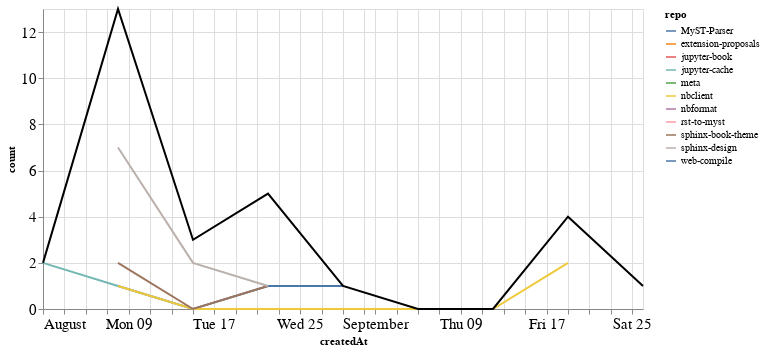

Here is the notebook cell this chart was saved with:
### Markdown cell above
### PRs

### Code cell
prs_time = prs.groupby('repo').resample('W', on='createdAt').count()['author'].reset_index()
prs_time = prs_time.rename(columns={'author': 'count'})
prs_time_total = prs_time.groupby('createdAt').agg({"count": "sum"}).reset_index()

ch1 = alt.Chart(prs_time, width=600).mark_line().encode(
    x='createdAt',
    y='count',
    color='repo',
    tooltip="repo"
)

ch2 = alt.Chart(prs_time_total, width=600).mark_line(color="black").encode(
    x='createdAt',
    y='count',
)

ch1 + ch2

### Figure 1 — Vega-Lite specification as saved in the notebook (floating-point values rounded to 4 significant figures)
{"config": {"axisLeft": {"labelFontSize": 15}, "axisBottom": {"labelFontSize": 15}}, "layer": [{"data": {"name": "data-195b6109a1bca9197f6209e33f9ded85"}, "mark": "line", "encoding": {"color": {"type": "nominal", "field": "repo"}, "tooltip": {"type": "nominal", "field": "repo"}, "x": {"type": "temporal", "field": "createdAt"}, "y": {"type": "quantitative", "field": "count"}}, "width": 600}, {"data": {"name": "data-c83a12f3397d1ee9c1555a5863cdd440"}, "mark": {"type": "line", "color": "black"}, "encoding": {"x": {"type": "temporal", "field": "createdAt"}, "y": {"type": "quantitative", "field": "count"}}, "width": 600}], "$schema": "https://vega.github.io/schema/vega-lite/v4.8.1.json", "datasets": {"data-195b6109a1bca9197f6209e33f9ded85": [{"repo": "MyST-Parser", "createdAt": "2021-08-08T00:00:00", "count": 1}, {"repo": "MyST-Parser", "createdAt": "2021-08-15T00:00:00", "count": 0}, {"repo": "MyST-Parser", "createdAt": "2021-08-22T00:00:00", "count": 1}, {"repo": "MyST-Parser", "createdAt": "2021-08-29T00:00:00", "count": 1}, {"repo": "extension-proposals", "createdAt": "2021-09-19T00:00:00", "count": 1}, {"repo": "jupyter-book", "createdAt": "2021-08-15T00:00:00", "count": 1}, {"repo": "jupyter-cache", "createdAt": "2021-08-01T00:00:00", "count": 2}, {"repo": "jupyter-cache", "createdAt": "2021-08-08T00:00:00", "count": 1}, {"repo": "meta", "createdAt": "2021-08-08T00:00:00", "count": 1}, {"repo": "nbclient", "createdAt": "2021-08-08T00:00:00", "count": 1}, {"repo": "nbclient", "createdAt": "2021-08-15T00:00:00", "count": 0}, {"repo": "nbclient", "createdAt": "2021-08-22T00:00:00", "count": 0}, {"repo": "nbclient", "createdAt": "2021-08-29T00:00:00", "count": 0}, {"repo": "nbclient", "createdAt": "2021-09-05T00:00:00", "count": 0}, {"repo": "nbclient", "createdAt": "2021-09-12T00:00:00", "count": 0}, {"repo": "nbclient", "createdAt": "2021-09-19T00:00:00", "count": 2}, {"repo": "nbformat", "createdAt": "2021-09-19T00:00:00", "count": 1}, {"repo": "rst-to-myst", "createdAt": "2021-08-22T00:00:00", "count": 2}, {"repo": "sphinx-book-theme", "createdAt": "2021-08-08T00:00:00", "count": 2}, {"repo": "sphinx-book-theme", "createdAt": "2021-08-15T00:00:00", "count": 0}, {"repo": "sphinx-book-theme", "createdAt": "2021-08-22T00:00:00", "count": 1}, {"repo": "sphinx-design", "createdAt": "2021-08-08T00:00:00", "count": 7}, {"repo": "sphinx-design", "createdAt": "2021-08-15T00:00:00", "count": 2}, {"repo": "sphinx-design", "createdAt": "2021-08-22T00:00:00", "count": 1}, {"repo": "web-compile", "createdAt": "2021-09-26T00:00:00", "count": 1}], "data-c83a12f3397d1ee9c1555a5863cdd440": [{"createdAt": "2021-08-01T00:00:00", "count": 2}, {"createdAt": "2021-08-08T00:00:00", "count": 13}, {"createdAt": "2021-08-15T00:00:00", "count": 3}, {"createdAt": "2021-08-22T00:00:00", "count": 5}, {"createdAt": "2021-08-29T00:00:00", "count": 1}, {"createdAt": "2021-09-05T00:00:00", "count": 0}, {"createdAt": "2021-09-12T00:00:00", "count": 0}, {"createdAt": "2021-09-19T00:00:00", "count": 4}, {"createdAt": "2021-09-26T00:00:00", "count": 1}]}}
